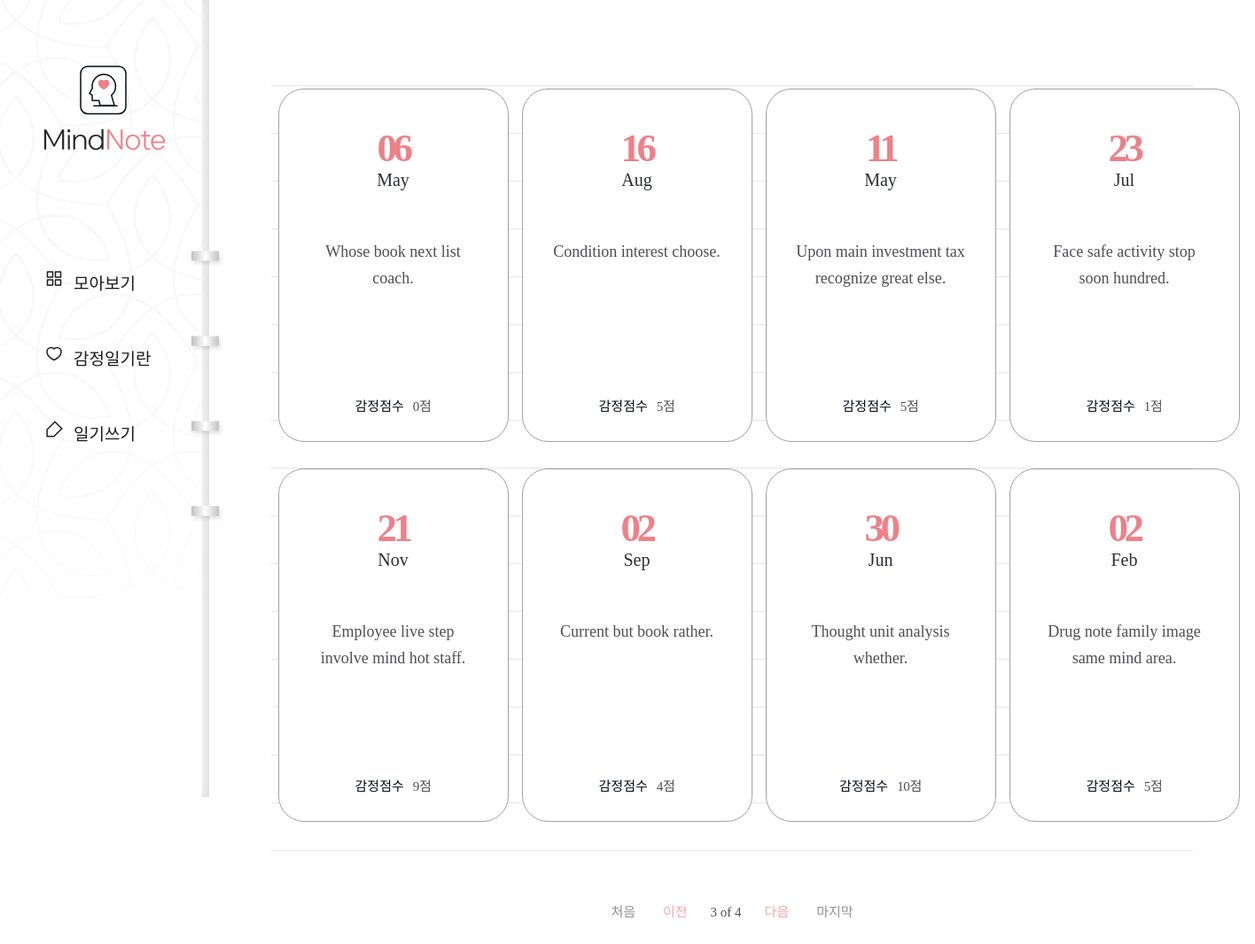
/diary/?page=3, run on the app's committed database.
### diary/models.py (models this page shows, shortened)
class Page(models.Model):
    title = models.CharField(max_length=100, validators=[validate_no_hash]) # 제목
    content = models.TextField(validators=[validate_no_hash]) # 내용
    feeling = models.CharField(max_length=80, validators=[validate_no_hash, validate_no_numbers]) # 감정 상태
    score = models.IntegerField(validators=[validate_score]) # 감정 점수
    dt_created = models.DateField() # 작성일

### diary/views.py (the view)
# urls.py: path('diary/', views.PageListView.as_view(), name="page-list"), # 일기 목록
class PageListView(ListView):
    model = Page
    ordering = ['-dt_created']
    paginate_by = 8

### diary/templates/diary/page_list.html (shortened to what this page needs)
{% extends './base.html' %}
{% block content %}
{% if page_obj.object_list %}
    <div class="wrap-note">
        <div class="note">
            <div class="note-list">
                <ul>
                    {% for obj in page_obj.object_list %}
                    <li>
                        <a href="{% url 'page-detail' obj.id %}">
                            <div class="date">
                                <span>{{obj.dt_created|date:"d"}}</span>
                                <p>{{obj.dt_created|date:"M"}}</p>
                            </div>
                            <h2>{{obj.title}}</h2>
                            <div class="score">
                                <p>감정점수</p>
                                <span>{{obj.score}}점</span>
                            </div>
                        </a>
                    </li>
                    {% endfor %}
                </ul>
            </div>
            <div class="paging">
                {% if page_obj.has_previous %}
                    <a href="?page=1" class="first">처음</a>
                    <a href="?page={{page_obj.previous_page_number}}" class="prev">이전</a>
                {% endif %}
                <span class="page">
                    <p>{{page_obj.number}} of {{page_obj.paginator.num_pages}}</p>
                </span>
                {% if page_obj.has_next %}
                    <a href="?page={{page_obj.next_page_number}}" class="next">다음</a>
                    <a href="?page={{page_obj.paginator.num_pages}}" class="last">마지막</a>
                {% endif %}
            </div>
        </div>
    </div>
{% endif %}
{% endblock content %}

### diary/static/diary/css/styles.css (style rules this page uses)
h1,h2,h3,p,a,ul,li { margin: 0; padding: 0; font-family: 'NanumSquare'; list-style: none; text-decoration: none; outline: none; }
html { position: relative; min-height: 100%; margin: 0; }
body { margin: 0; padding: 0; -webkit-font-smoothing: antialiased; -moz-osx-font-smoothing: auto; }
.wrap-note .note { padding-left: 236px; padding-top: 50px; padding-bottom: 200px; }
.note-list { margin: 0 70px; padding-top: 50px; background: url(../image/note-bg.svg) repeat-x center/1535px 974px; }
.note-list ul { overflow: hidden; width: 1100px; margin: 0 auto; padding-bottom: 50px; }
.note-list ul li { float: left; width: 25%; padding-bottom: 30px; }
.note-list ul li a { display: block; width: 258px; height: 397px; margin: 0 auto; background: #fff; border: solid 1px #a3a0a0; border-radius: 29px; }
.note-list ul li a .date { margin-top: 40px; margin-bottom: 55px; text-align: center; }
.note-list ul li a .date p { display: inline-block; font-family: 'NanumSquare'; color: #2b2d32; font-size: 20px; text-align: center; text-transform: capitalize; line-height: 1; }
.note-list ul li a .date span { display: block; font-family: 'NanumSquare'; color: #ee8088; font-weight: 700; font-size: 45px; letter-spacing: -4.47px; }
.note-list ul li a h2 { width: 196px; height: 150px; margin: 0 auto; font-family: 'NanumBarunpen'; color: #4e4f53; font-weight: normal; font-size: 18px; line-height: 1.67; text-align: center; }
.note-list ul li a .score { margin-top: 28px; text-align: center; }
.note-list ul li a .score p { display: inline-block; font-family: 'NanumSquare'; color: #060b18; font-size: 15px; }
.note-list ul li a .score span { padding-left: 6px; font-family: 'NanumBarunpen'; color: #4e4f53; font-size: 15px; letter-spacing: -0.29px; }
.paging { margin-top: 10px; text-align: center; }
.paging a { display: inline-block; font-family: 'NanumSquare'; font-size: 15px; }
.paging .first,.paging .last { color: #929191; }
.paging .first { margin-right: 27px; }
.paging .last { margin-left: 27px; }
.paging .prev,.paging .next { color: #f2a6ac; }
.paging span { display: inline-block; }
.paging span p { margin: 0 22px; font-family: 'NanumSquare'; color: #4e4f53; font-size: 15px; }

### data on the page
Page: dt_created "06", dt_created "May", title "Whose book next list coach.", score "0"
Page: dt_created "16", dt_created "Aug", title "Condition interest choose.", score "5"
Page: dt_created "11", dt_created "May", title "Upon main investment tax recognize great else.", score "5"
Page: dt_created "23", dt_created "Jul", title "Face safe activity stop soon hundred.", score "1"
Page: dt_created "21", dt_created "Nov", title "Employee live step involve mind hot staff.", score "9"
Page: dt_created "02", dt_created "Sep", title "Current but book rather.", score "4"
Page: dt_created "30", dt_created "Jun", title "Thought unit analysis whether.", score "10"
Page: dt_created "02", dt_created "Feb", title "Drug note family image same mind area.", score "5"

### other printed values
{{ page_obj.number }} "3"
{{ page_obj.paginator.num_pages }} "4"
